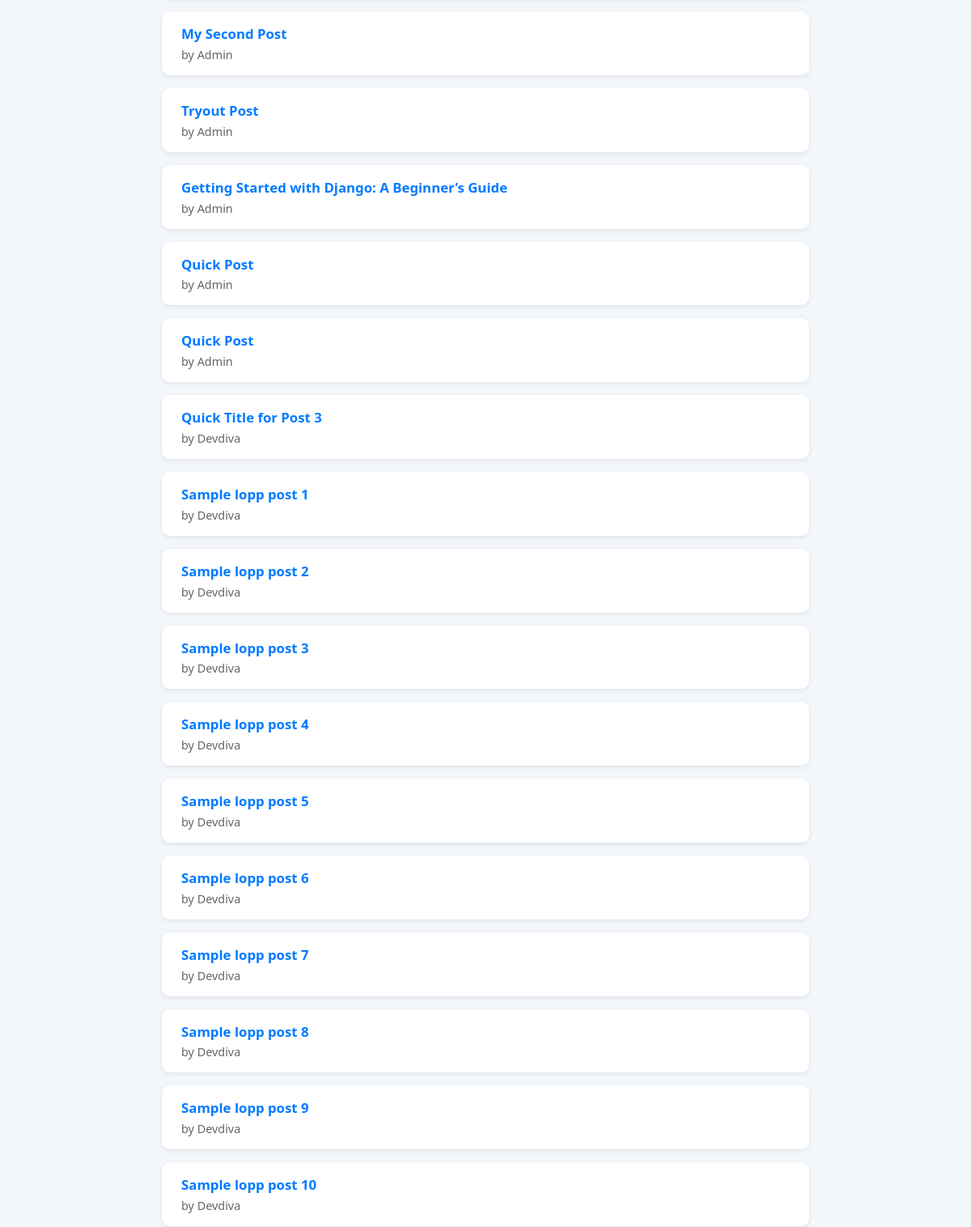
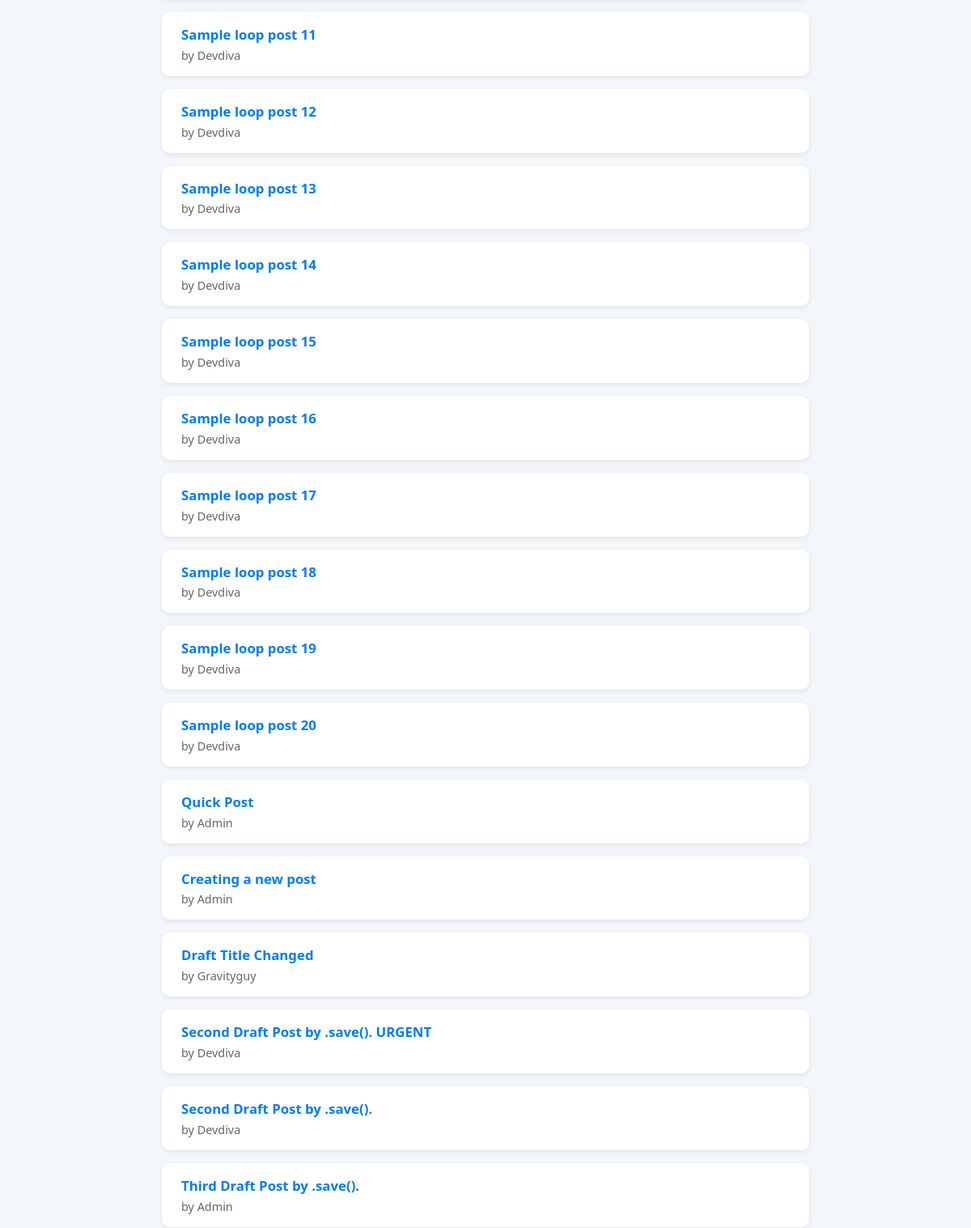
The app's page /search/ (middle part), older data (2 pictures, top to bottom).
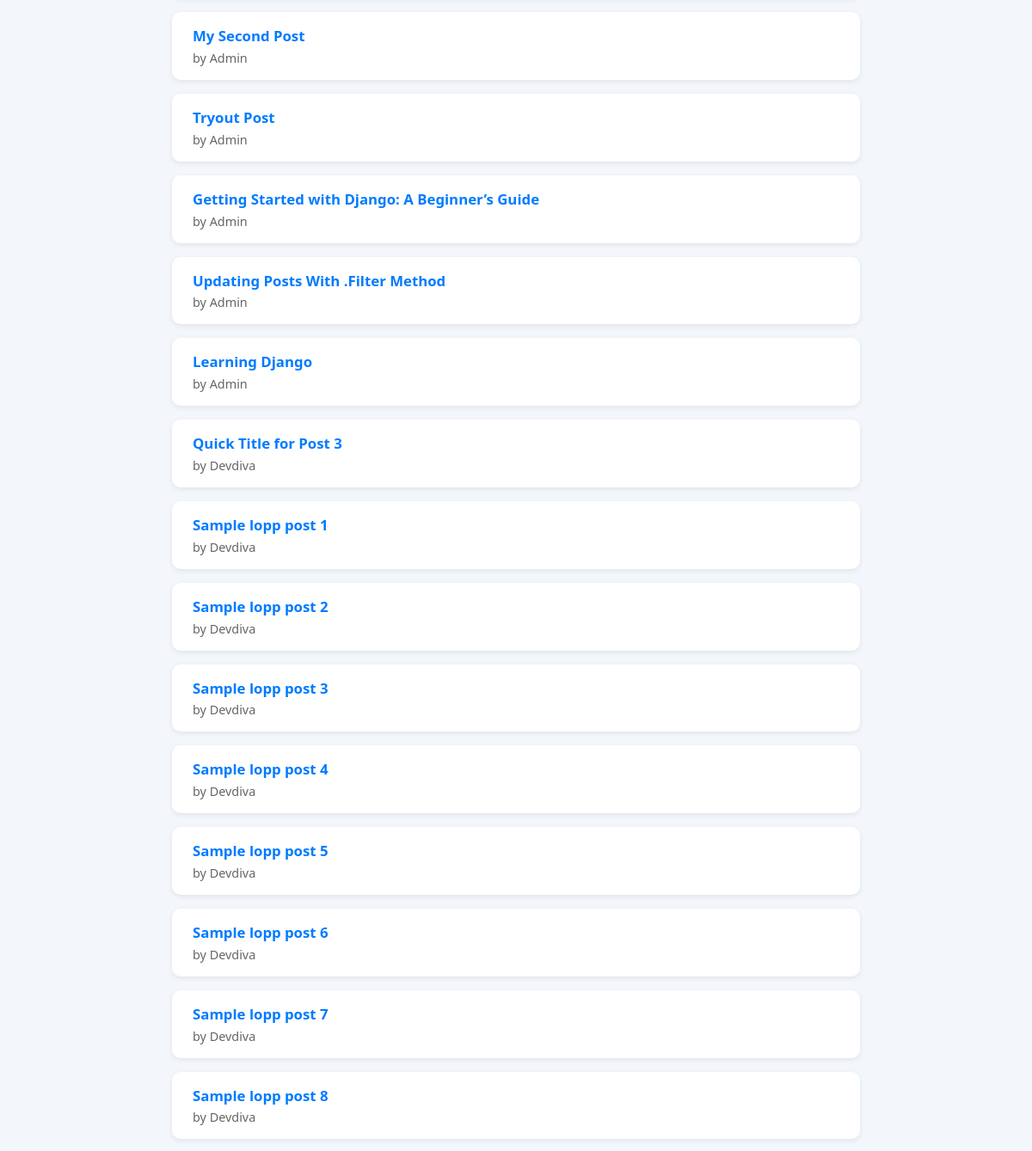
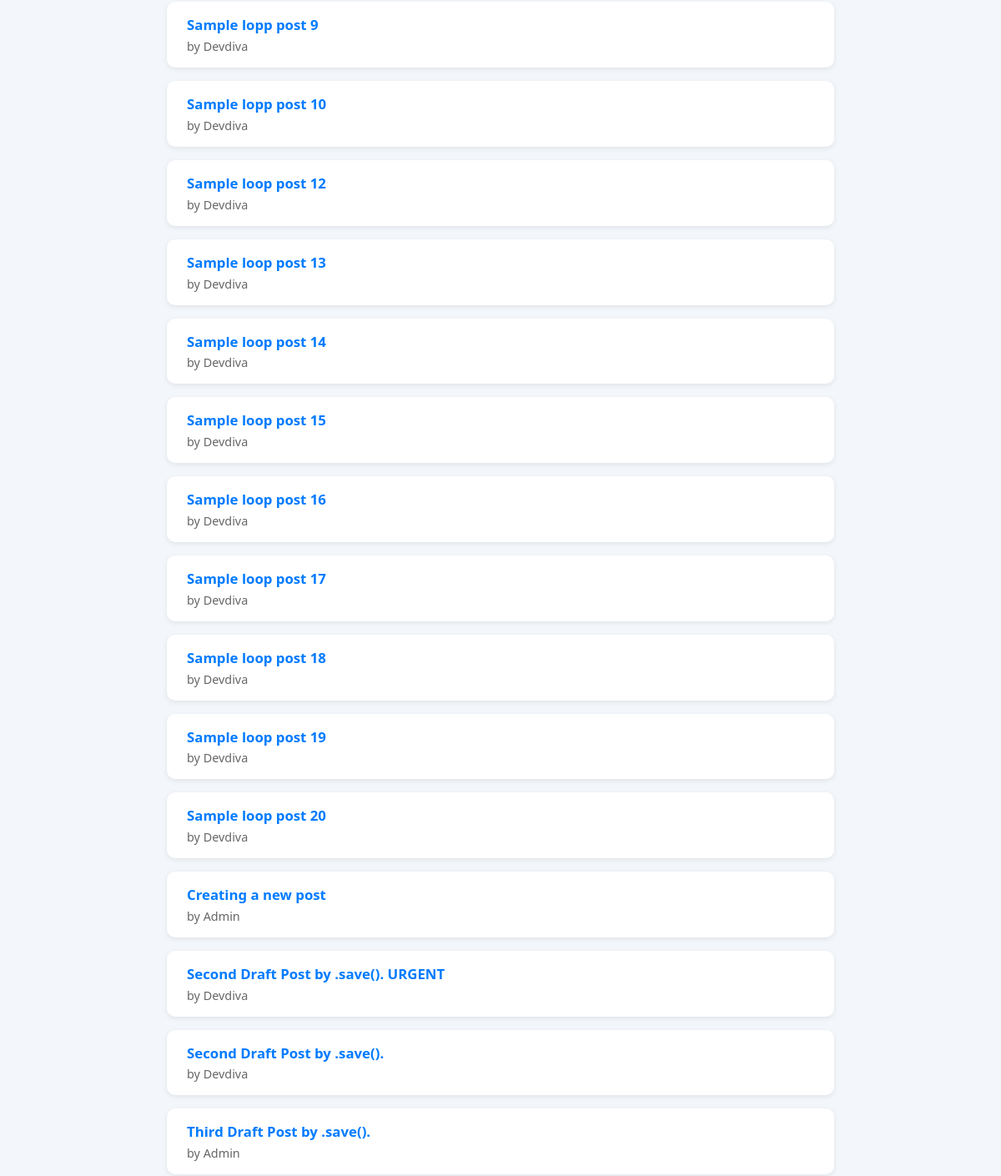
The same page, newer data (2 pictures, top to bottom).
### blog/models.py (models this page shows, shortened)
class Post(models.Model):
    title = models.CharField(max_length=200)
    content = models.TextField()
    author = models.ForeignKey(User, on_delete=models.CASCADE, related_name='post_user')
    created_at = models.DateTimeField(auto_now_add=True)  # Automatic Timestamp
    updated_at = models.DateTimeField(auto_now=True)      # Updates automatically

### blog/views.py (the view)
# urls.py: path('search/', advanced_search, name='search_posts'),
def advanced_search(request):
    query = request.GET.get('q', '').strip()  # Extract the search term
    if query:
        posts = Post.objects.filter(
            Q(title__icontains=query) |
            Q(content__icontains=query) |
            Q(author__username__icontains=query)
        ).distinct()
    else:
        posts = Post.objects.all()
    total_posts = posts.count()
    return render(
        request, 'pages/search_results.html',
        {'posts': posts, 'query': query, 'total_posts': total_posts}
        )

### blog/templates/pages/search_results.html (shortened to what this page needs)
<!DOCTYPE html>
<html lang="en">
  <head>
  </head>
  <body>
    <div class="container">
        {% if posts %}
      <ul>
        {% for post in posts %}
        <li>
          <a href="{% url 'details' post.id %}">{{ post.title }}</a>
          <span class="author">by {{ post.author.username|title }}</span>
        </li>
        {% endfor %}
      </ul>
      {% else %}
      <p class="empty-message">No results found.</p>
      {% endif %}
    </div>
  </body>
</html>

Row changes from the older to the newer data that the page shows:
removed Post: title "Sample loop post 11", author.username "Devdiva"
removed Post: title "Quick Post", author.username "Admin"
removed Post: title "Draft Title Changed", author.username "Gravityguy"
changed Post: title "Quick Post" → "Updating Posts With .Filter Method"
changed Post: title "Quick Post" → "Learning Django"
